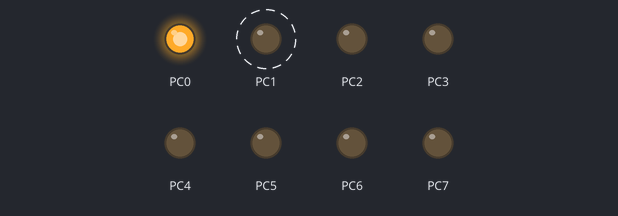
Bench run of a program on a simulated ATmega32, built with avr-gcc and emulated at 16 MHz. On the bench: output pins drawn as LEDs (lit = HIGH). Dashed ring = blinking.

Above: at 0.15 s.
At 1.95 s:
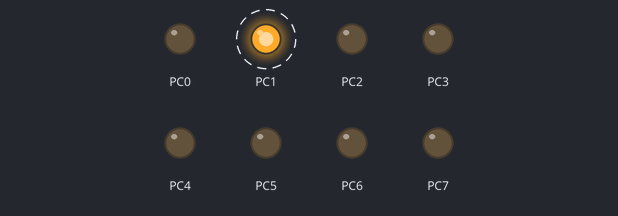
Timing chart, 0 to 3.0 s (numbered marks = the images above):
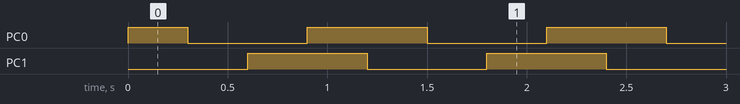

Measured:
- by itself, PC0: repeats every 1.2 s: LOW 0.60 s, HIGH 0.60 s
- by itself, PC1: alternates HIGH for 0.60 s and LOW for 0.60 s
- by itself, everything shown: repeats every 1.2 s, in 4 steps

The program:

DC_motor.c
```c
/*
 * DC_motor.c
 *
 * Created: 20/03/2019 11:34:55
 *  Author: ahmedkareem
 */

//set clock frequancy

#ifndef F_CPU
#define F_CPU 16000000UL
#endif


//called libraries
#include <avr/io.h>
#include <util/delay.h>


int main(void)
{
	DDRC=0xff;
    while(1)
    {
		PORTC=0x01;                //rotate anti clockwise
        _delay_ms(300);           //wait 3 m seconds
		PORTC=0x00;                //stop rotating
		_delay_ms(300);            //wait 3m second
		PORTC=0x02;                //clock wise
		_delay_ms(300);			   //wait
		PORTC=0x03;                //stop
		_delay_ms(300);            //wait
    }
}
```
